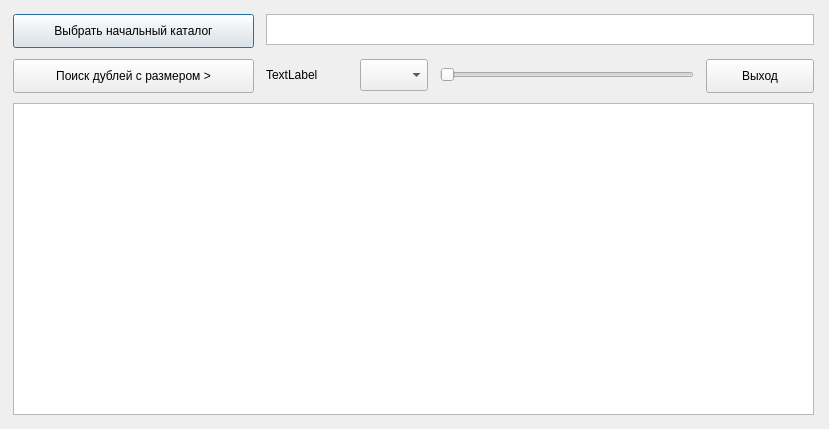
<?xml version="1.0" encoding="UTF-8"?>
<ui version="4.0">
 <class>GetDoublesW</class>
 <widget class="QDialog" name="GetDoublesW">
  <property name="geometry">
   <rect>
    <x>0</x>
    <y>0</y>
    <width>829</width>
    <height>429</height>
   </rect>
  </property>
  <property name="font">
   <font>
    <pointsize>9</pointsize>
   </font>
  </property>
  <property name="windowTitle">
   <string>Поиск дубликатов файлов</string>
  </property>
  <property name="windowIcon">
   <iconset>
    <normaloff>PSE_PyQt_1.ico</normaloff>PSE_PyQt_1.ico</iconset>
  </property>
  <widget class="QPushButton" name="pushButton_Choose">
   <property name="geometry">
    <rect>
     <x>13</x>
     <y>14</y>
     <width>241</width>
     <height>34</height>
    </rect>
   </property>
   <property name="text">
    <string>Выбрать начальный каталог</string>
   </property>
  </widget>
  <widget class="QPushButton" name="pushButton_Exit">
   <property name="geometry">
    <rect>
     <x>706</x>
     <y>59</y>
     <width>108</width>
     <height>34</height>
    </rect>
   </property>
   <property name="text">
    <string>Выход</string>
   </property>
  </widget>
  <widget class="QPlainTextEdit" name="plainTextEdit_start_dir">
   <property name="geometry">
    <rect>
     <x>266</x>
     <y>14</y>
     <width>548</width>
     <height>31</height>
    </rect>
   </property>
   <property name="inputMethodHints">
    <set>Qt::ImhNone</set>
   </property>
   <property name="verticalScrollBarPolicy">
    <enum>Qt::ScrollBarAlwaysOff</enum>
   </property>
  </widget>
  <widget class="QPushButton" name="pushButton_Search">
   <property name="geometry">
    <rect>
     <x>13</x>
     <y>59</y>
     <width>241</width>
     <height>34</height>
    </rect>
   </property>
   <property name="text">
    <string>Поиск дублей с размером &gt;</string>
   </property>
  </widget>
  <widget class="QPlainTextEdit" name="plainTextEdit_result">
   <property name="geometry">
    <rect>
     <x>13</x>
     <y>103</y>
     <width>801</width>
     <height>312</height>
    </rect>
   </property>
   <property name="lineWrapMode">
    <enum>QPlainTextEdit::NoWrap</enum>
   </property>
  </widget>
  <widget class="QSlider" name="horizontalSliderSize">
   <property name="geometry">
    <rect>
     <x>440</x>
     <y>59</y>
     <width>254</width>
     <height>32</height>
    </rect>
   </property>
   <property name="orientation">
    <enum>Qt::Horizontal</enum>
   </property>
  </widget>
  <widget class="QLabel" name="labelSize">
   <property name="geometry">
    <rect>
     <x>266</x>
     <y>59</y>
     <width>81</width>
     <height>31</height>
    </rect>
   </property>
   <property name="text">
    <string>TextLabel</string>
   </property>
  </widget>
  <widget class="QComboBox" name="comboBoxMult">
   <property name="geometry">
    <rect>
     <x>360</x>
     <y>59</y>
     <width>68</width>
     <height>32</height>
    </rect>
   </property>
  </widget>
 </widget>
 <resources/>
 <connections/>
</ui>
